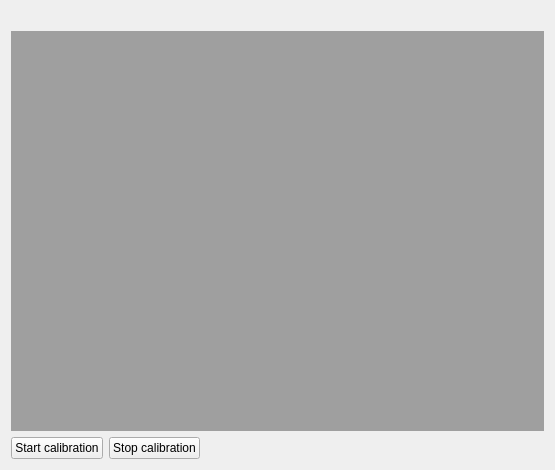
          <widget class="QWidget" name="tab_4">
           <attribute name="title">
            <string>Event synchronization</string>
           </attribute>
           <layout class="QGridLayout" name="gridLayout_49" rowstretch="0,0,0">
            <item row="2" column="0">
             <layout class="QHBoxLayout" name="horizontalLayout_28">
              <item>
               <widget class="QPushButton" name="pushButton_start_calibration">
                <property name="text">
                 <string>Start calibration</string>
                </property>
               </widget>
              </item>
              <item>
               <widget class="QPushButton" name="pushButton_stop_calibration">
                <property name="text">
                 <string>Stop calibration</string>
                </property>
               </widget>
              </item>
              <item>
               <spacer name="horizontalSpacer_7">
                <property name="orientation">
                 <enum>Qt::Horizontal</enum>
                </property>
                <property name="sizeHint" stdset="0">
                 <size>
                  <width>40</width>
                  <height>20</height>
                 </size>
                </property>
               </spacer>
              </item>
             </layout>
            </item>
            <item row="1" column="0">
             <widget class="QMdiArea" name="mdiArea_latency"/>
            </item>
            <item row="0" column="0">
             <widget class="QLabel" name="label_calibration_image">
              <property name="text">
               <string/>
              </property>
             </widget>
            </item>
           </layout>
          </widget>
